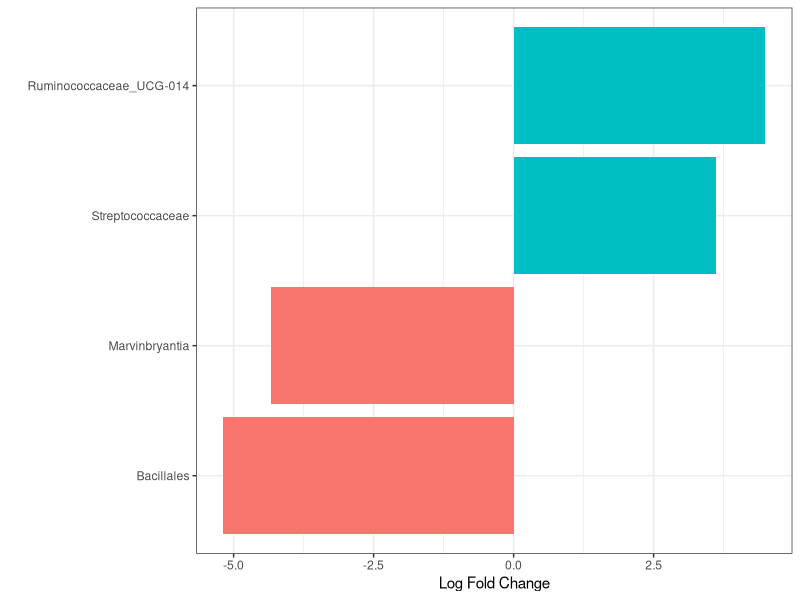

Reproduce this figure in R. (Note: this script raises an error after producing the figure.)
## ---- chunk 1
knitr::opts_chunk$set(echo = TRUE)

library(tidyverse)
## ---- chunk 2
d <- read.csv("../data/DESeq2_all-levs_DNA.csv")
## ---- chunk 3
d %>%
  filter(pvalue < 0.1) %>%
  mutate(dir = ifelse(log2FoldChange > 0, "pos", "neg")) %>%
  filter(!grepl("Eukaryota|Sphingomonadaceae", Taxa)) %>%
  ggplot(aes(x = log2FoldChange, y = reorder(Taxa, log2FoldChange))) +
  geom_bar(stat = "identity", aes(fill = dir), show.legend = FALSE) +
  labs(x = "Log Fold Change",
       y = "") +
  theme_bw() +
  ggsave("../figures/DESeq2_all-levs_DNA_top-sig_bar.png", 
         height = 2, width = 4)
         
## ---- chunk 4
head(d)
## ---- chunk 5
d %>%
  mutate(colgroup = ifelse(pvalue < 0.1, Taxa.Level, NA)) %>%
  ggplot(aes(x = log2FoldChange, y = -log(pvalue), color = colgroup)) +
  geom_point() +
  geom_hline(yintercept = -log(.1), linetype = "dashed") +
  geom_vline(xintercept = -2, linetype = "dashed") +
  geom_vline(xintercept = 2, linetype = "dashed") +
  scale_color_brewer(palette = "Dark2", na.value = "grey50", name = "Taxonomy Level") +
  theme_bw() +
  ggsave("../figures/volcano_deseq2-DNA-results.pdf")
